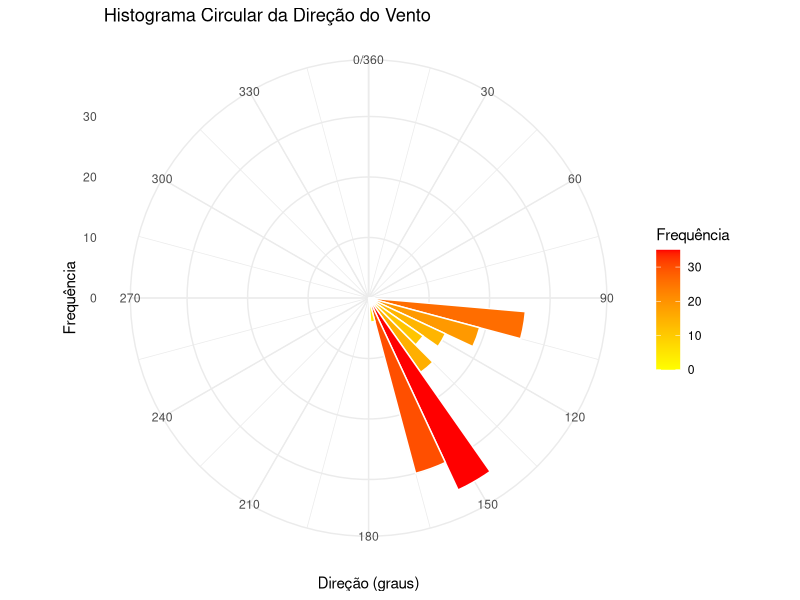

The R source for this figure:

# Carregar pacotes necessários
library(ggplot2)
library(dplyr)

# Criar vetor com os dados
dados_vento <- c(172.7, 171.3, 160, 157.2, 160, 154.4, 151.6, 157.2, 160, 157.2, 
                 165.7, 168.5, 157.2, 143.2, 155.8, 153, 155.8, 160, 162.9, 161.5, 
                 161.5, 154.4, 157.2, 151.6, 147.4, 147.4, 151.6, 155.8, 150.2, 153, 
                 154.4, 151.6, 162.9, 154.4, 157.2, 151.6, 157.2, 157.2, 158.6, 155.8, 
                 157.2, 153, 161.5, 157.2, 158.6, 154.4, 151.6, 148.8, 137.6, 143.2, 
                 150.2, 148.8, 157.2, 148.8, 143.2, 154.4, 151.6, 151.6, 150.2, 146, 
                 148.8, 155.8, 154.4, 154.4, 158.6, 158.6, 160, 144.6, 151.6, 150.2, 
                 151.6, 141.8, 140.4, 146, 140.4, 139, 143.2, 141.8, 136.2, 134.8, 139, 
                 140.4, 148.8, 134.8, 146, 141.8, 134.8, 130.6, 132, 133.4, 127.8, 
                 126.4, 127.8, 123.5, 130.6, 129.2, 124.9, 120.7, 116.5, 122.1, 117.9, 
                 106.7, 102.5, 96.9, 99.7, 96.9, 101.1, 103.9, 105.3, 101.1, 103.9, 
                 102.5, 106.7, 106.7, 109.5, 117.9, 112.3, 110.9, 122.1, 117.9, 102.5, 
                 105.3, 103.9, 102.5, 102.5, 103.9, 99.7, 105.3, 108.1, 108.1, 110.9, 
                 120.7, 110.9, 117.9, 117.9, 113.7, 109.5, 103.9, 105.3, 102.5, 101.1, 
                 99.7, 96.9, 92.7, 101.1, 102.5, 98.3, 98.3, 102.5, 99.7, 115.1, 105.3, 
                 113.7, 113.7, 122.1)

# Criar um dataframe
df <- data.frame(direcao = dados_vento)

# Criar histograma circular com escala de cores por frequência
ggplot(df, aes(x = direcao, fill = ..count..)) +
  geom_histogram(binwidth = 10, color = "white") +  # Define intervalo de 10 graus
  coord_polar(start = 0) +  # Mantém 360° (ou 0°) no topo
  scale_x_continuous(limits = c(0, 360), breaks = seq(0, 360, by = 30)) +  # Ajuste da escala angular
  scale_fill_gradient(low = "yellow", high = "red") +  # Gradiente de cor para indicar frequência
  labs(title = "Histograma Circular da Direção do Vento",
       x = "Direção (graus)",
       y = "Frequência",
       fill = "Frequência") +
  theme_minimal()





